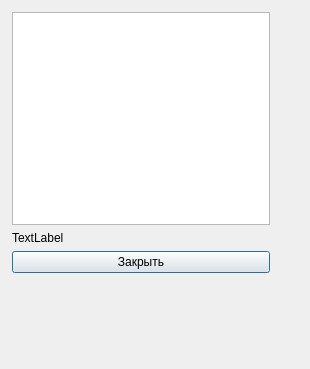
<?xml version="1.0" encoding="UTF-8"?>
<ui version="4.0">
 <class>CartWindow</class>
 <widget class="QDialog" name="CartWindow">
  <property name="geometry">
   <rect>
    <x>0</x>
    <y>0</y>
    <width>310</width>
    <height>369</height>
   </rect>
  </property>
  <property name="windowTitle">
   <string> Корзина</string>
  </property>
  <widget class="QWidget" name="">
   <property name="geometry">
    <rect>
     <x>12</x>
     <y>12</y>
     <width>258</width>
     <height>261</height>
    </rect>
   </property>
   <layout class="QVBoxLayout" name="verticalLayout">
    <item>
     <widget class="QListWidget" name="listWidget"/>
    </item>
    <item>
     <widget class="QLabel" name="label">
      <property name="text">
       <string>TextLabel</string>
      </property>
     </widget>
    </item>
    <item>
     <widget class="QPushButton" name="btn_close">
      <property name="text">
       <string>Закрыть</string>
      </property>
     </widget>
    </item>
   </layout>
  </widget>
 </widget>
 <resources/>
 <connections>
  <connection>
   <sender>btn_close</sender>
   <signal>clicked()</signal>
   <receiver>CartWindow</receiver>
   <slot>close()</slot>
   <hints>
    <hint type="sourcelabel">
     <x>154</x>
     <y>348</y>
    </hint>
    <hint type="destinationlabel">
     <x>154</x>
     <y>184</y>
    </hint>
   </hints>
  </connection>
 </connections>
</ui>
